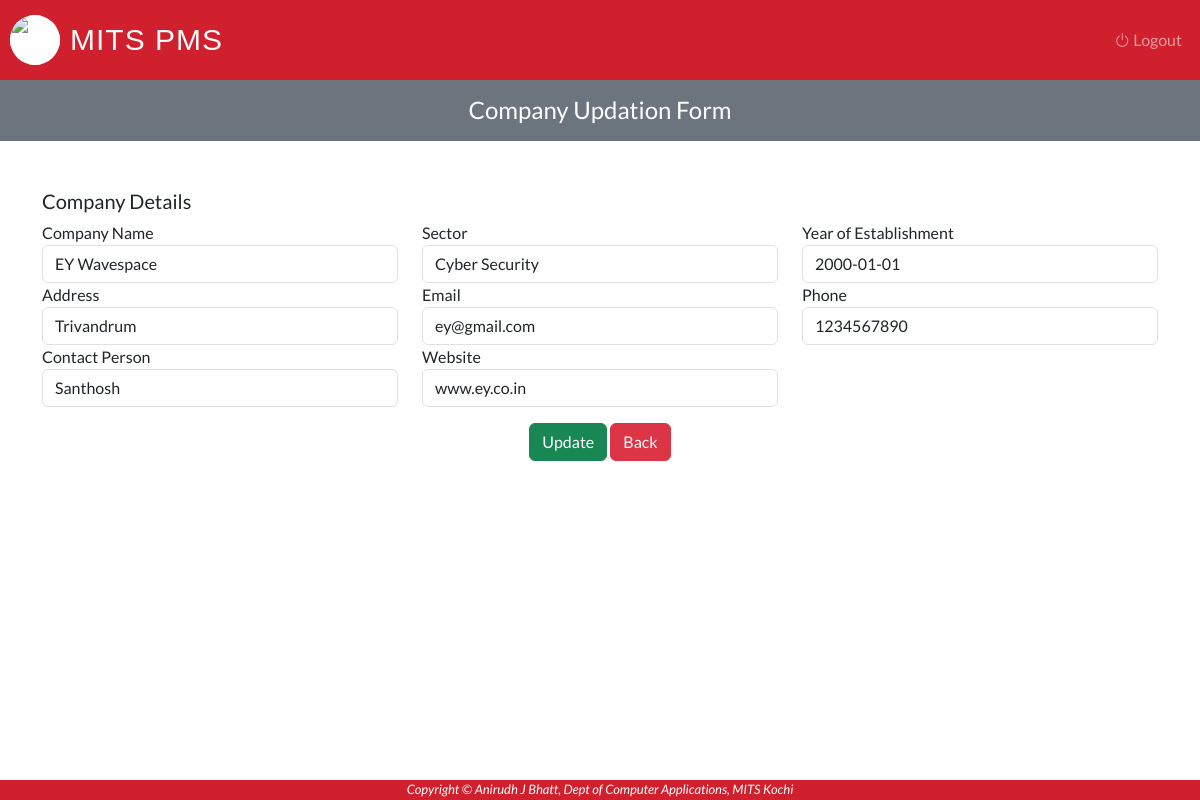
The app's page /Admin/update-company.php?C_ID=1001 (signed in) with its own data.
### tables this page shows
CREATE TABLE `company` (
  `C_ID` int(50) NOT NULL,
  `C_Name` varchar(50) NOT NULL,
  `C_Type` varchar(50) NOT NULL,
  `C_YOE` varchar(15) NOT NULL,
  `C_Address` varchar(100) NOT NULL,
  `C_Email` varchar(50) NOT NULL,
  `C_Phone` varchar(50) NOT NULL,
  `C_Person` varchar(50) NOT NULL,
  `C_Website` varchar(50) NOT NULL
);

### Admin/update-company.php (the view, shortened to what this page needs)
<?php
	require_once "../connection/connection.php";
    $C_ID = $_REQUEST['C_ID'];
    $query = "SELECT * FROM `Company` WHERE `C_ID` = '$C_ID'";
    $run = mysqli_query($con, $query);
    $row = mysqli_fetch_array($run);
?>
<!DOCTYPE html>
<html lang="en">
<head>
</head>
<body>
    <?php include('../Common/header.php') ?>
    <div class="col-xl-12 col-lg-12 col-md-12 w-100">
		<div class="bg-secondary text-center">
			<div class="table-one flex-wrap flex-md-no-wrap pt-3 pb-2 mb-3 text-white pl-3">
				<h4>Company Updation Form</h4>
			</div>
		</div>
	</div>
    <div class="container mt-5 mb-5">
        <form method="post" enctype="multipart/form-data" id="companyForm"  onsubmit="return validateForm()">
            <h5>Company Details</h5>
            <div class="row">
                <div class="col">
                    <label>Company Name</label>
                    <input type="text" class="form-control" value= "<?php echo $row['C_Name']; ?>" name="C_Name">
                </div>
                <div class="col">
                    <label>Sector</label>
                    <input type="text" class="form-control" value = "<?php echo $row['C_Type'] ?>" name="C_Type">
                </div>
                <div class="col">
                    <label>Year of Establishment</label>
                    <input type="text" class="form-control" value = "<?php echo $row['C_YOE'] ?>" name="C_YOE">
                </div>
            </div>
            <div class="row">
                <div class="col">
                    <label>Address</label>
                    <input type="text" class="form-control" value= "<?php echo $row['C_Address']; ?>" name="C_Address">
                </div>
                <div class="col">
                    <label>Email</label>
                    <input type="text" class="form-control" value= "<?php echo $row['C_Email']; ?>" name="C_Email">
                </div>
                <div class="col">
                    <label>Phone</label>
                    <input type="text" class="form-control" value= "<?php echo $row['C_Phone']; ?>" name="C_Phone">
                </div>
            </div>
            <div class="row">
                <div class="col-4">
                    <label>Contact Person</label>
                    <input type="text" class="form-control" value= "<?php echo $row['C_Person']; ?>" name="C_Person">
                </div>
                <div class="col-4">
                    <label>Website</label>
                    <input type="text" class="form-control" value= "<?php echo $row['C_Website']; ?>" name="C_Website">
                </div>
            </div>
            <div class='text-center mb-3 mt-3'>
                <input type="Submit" class="btn btn-success" value="Update" name = "update">
                <input type="Button" class="btn btn-danger" value="Back" onClick="window.close()">
            </div>
        </form>
    </div>
    <?php include('../Common/footer.php') ?>
</body>
</html>

### Css/style.css (style rules this page uses)
body { font-family: 'Lato', sans-serif; background-color: #ffffff; }

### Admin/update-company.php (style rules this page uses)
input { margin-bottom: 15px; }

### records on screen
company: C_Name "EY Wavespace", C_Type "Cyber Security", C_YOE "2000-01-01", C_Address "Trivandrum", C_Email "ey@gmail.com", C_Phone "1234567890", C_Person "Santhosh", C_Website "www.ey.co.in"
